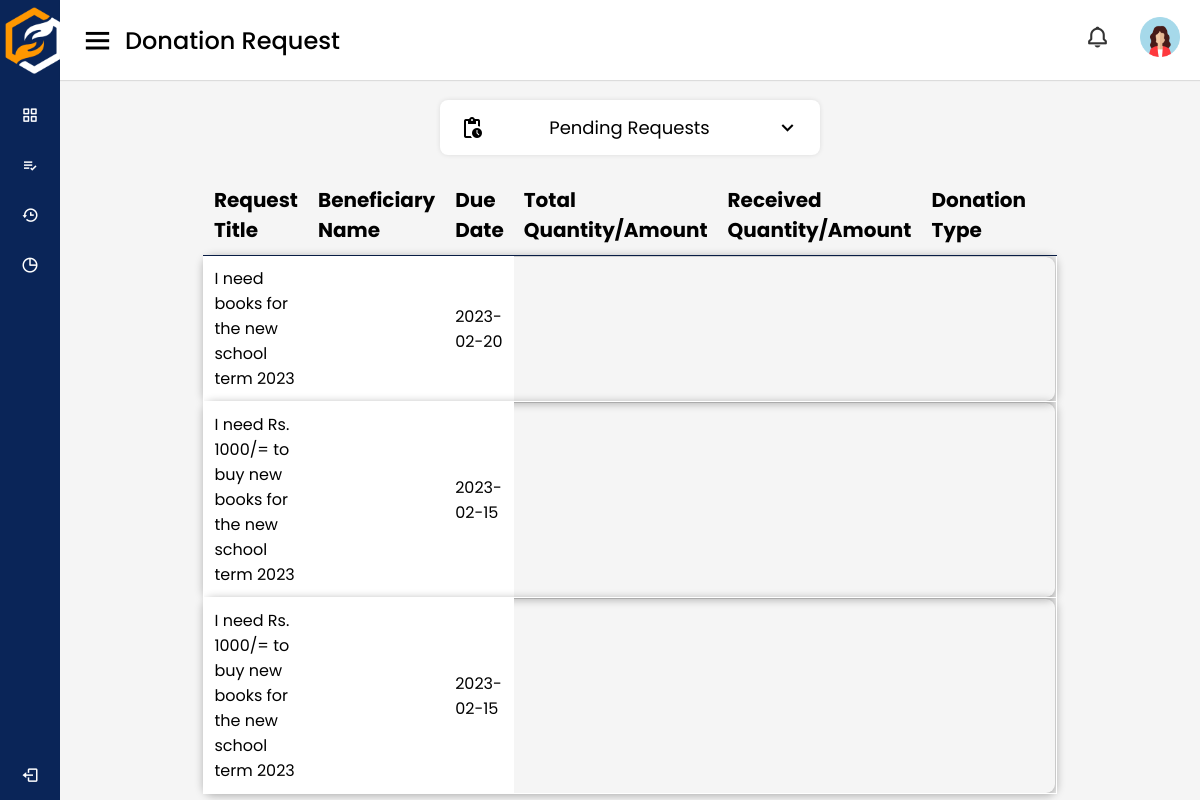
/beneficiary/donationCompleted (signed in), run on the app's committed database.
### tables this page shows
CREATE TABLE `donation_req` (
  `id` int(11) NOT NULL,
  `request_title` varchar(255) NOT NULL,
  `name` varchar(255) NOT NULL,
  `NIC` varchar(255) NOT NULL,
  `description` varchar(255) NOT NULL,
  `contact` int(10) NOT NULL,
  `zipcode` varchar(255) NOT NULL,
  `cat_id` int(11) NOT NULL,
  `status` int(11) NOT NULL,
  `published_date` date NOT NULL,
  `due_date` date NOT NULL,
  `req_type` int(11) NOT NULL,
  `user_id` int(11) NOT NULL,
  `proof_document` varchar(255) NOT NULL,
  `thumbnail` varchar(255) NOT NULL,
  `rejection_note` varchar(255) NOT NULL,
  `rejected_date` date NOT NULL,
  `completed_date` date NOT NULL
);

### app/libraries/Core.php (called while the page is built, shortened)
<?php
  class Core {
    protected $currentMethod = 'index';
    public function __construct(){
      $url = $this->getUrl();
      if(file_exists('../app/controllers/' . ucwords($url[0] ?? ''). '.php')){
        unset($url[0]);
      }
      $this->currentController = new $this->currentController;
      if(isset($url[1])){
        if(method_exists($this->currentController, $url[1])){
          $this->currentMethod = $url[1];
          unset($url[1]);
        }
      }
      $this->params = $url ? array_values($url) : [];
      call_user_func_array([$this->currentController, $this->currentMethod], $this->params);
    }
      public function getUrl(){
      if(isset($_GET['url'])){
        $url = rtrim($_GET['url'], '/');
        $url = filter_var($url, FILTER_SANITIZE_URL);
        $url = explode('/', $url);
        return $url;
      }
    }
  }

### public/index.php (called while the page is built, shortened)
<?php
    $init = new Core;

### app/libraries/Database.php (called while the page is built, shortened)
<?php
class Database
{
    private $host = DB_HOST;
    private $user = DB_USER;
    private $pass = DB_PASS;
    private $dbname = DB_NAME;
    private $dbh;
    private $stmt;
    public function __construct()
    {
        $dsn = 'mysql:host=' . $this->host . ';dbname=' . $this->dbname;
        $options = array(
            PDO::ATTR_PERSISTENT => true,
            PDO::ATTR_ERRMODE => PDO::ERRMODE_EXCEPTION
        );
        try {
            $this->dbh = new PDO($dsn, $this->user, $this->pass, $options);
        } catch (PDOException $e) {
            $this->error = $e->getMessage();
            echo $this->error;
        }
    }
    public function query($sql)
    {
        $this->stmt = $this->dbh->prepare($sql);
    }
    public function bind($param, $value, $type = null)
    {
        if (is_null($type)) {
            switch (true) {
                case is_int($value):
                    $type = PDO::PARAM_INT;
                    break;
            }
        }
        $this->stmt->bindValue($param, $value, $type);
    }
    public function resultSet()
    {
        $this->execute();
        return $this->stmt->fetchAll(PDO::FETCH_OBJ);
    }
    public function execute()
    {
        return $this->stmt->execute();
    }
}

### app/models/BeneficiaryModel.php (called while the page is built, shortened)
<?php
    class BeneficiaryModel {
        private $db;
        public function __construct()
        {
            $this->db = new Database;
        }
        public function getRequests($id){
            $this->db->query('SELECT * FROM donation_req WHERE user_id = :user_id');
            $this->db->bind(':user_id', $id);
            $results = $this->db->resultSet();
            return $results;
        }
        public function getFinancialRequest(){
            $this->db->query('SELECT * FROM financial_req');
            $results = $this->db->resultSet();
            return $results;
        }
        public function getNonFinancialRequest(){
            $this->db->query('SELECT * FROM nfinancial_req');
            $results = $this->db->resultSet();
            return $results;
        }
    }

### app/views/users/beneficiary/donation_req_completed.php (the view, shortened to what this page needs)
<!DOCTYPE html>
<html lang="en" dir="ltr">
<head>
    <link rel="stylesheet" href="<?php echo URLROOT; ?>/css/add_donation_req.css" />
    <link rel="stylesheet" href="<?php echo URLROOT; ?>/css/donation_req.css" />
    <link rel="stylesheet" href="<?php echo URLROOT; ?>/css/style_dashboard.css" />
    <link rel="stylesheet" href="<?php echo URLROOT; ?>/css/style_user.css" />
    <link href="https://unpkg.com/boxicons@2.0.7/css/boxicons.min.css" rel="stylesheet" />
</head>
<body>
<?php require APPROOT.'/views/inc/side_navbar_beneficiary.php';?>
    <section class="home-section">
        <nav>
            <div class="sidebar-button">
                <i class="bx bx-menu sidebarBtn"></i>
                <span class="dashboard">Donation Request</span>
            </div>
            <div class="profile-details">
                <div class="notification">
                    <i class="bx bx-bell bx-tada notification"></i>
                </div>
                <a href="<?php echo URLROOT; ?>/pages/profileBeneficiary"><img src="<?php echo URLROOT; ?>/img/img_profile.png" alt="" /></a>
            </div>
        </nav>
        <div class="main-container">
             <div class="select-menu">
                <div class="select-btn">
                    <span class="material-icons">
                        </span>
                    <span class="option-text">Pending Requests</a></span>
                    <i class="bx bx-chevron-down"></i>
                </div>
            </div>
        </div>
             <div>
      <table class="main-table">
          <thead>
            <th style="text-align:left;"><span>Request Title</span></th>
            <th style="text-align:left;"><span>Beneficiary Name</span></th>
            <th style="text-align:left;"><span>Due Date</span></th>
            <th style="text-align:left;"><span>Total Quantity/Amount</span></th>
            <th style="text-align:left;"><span>Received Quantity/Amount</span></th>
            <th style="text-align:left;"><span>Donation Type</span></th>
            <th style="text-align:left;"></th>
          </thead>
          <tbody>
          <?php foreach($data['requests'] as $requests ): ?>
          <?php if($requests->status==3){ ?>
                <tr class="t-row">
                    <td style="text-align:left;"><?php echo $requests->request_title; ?></td>
                    <td style="text-align:left;"><?php echo $requests->name; ?></td>
                    <td style="text-align:left;"><?php echo $requests->due_date; ?></td>
                            </tr>
            <?php } ?>
            <?php endforeach; ?>
            </tbody>
        </table>
      </div>
    </section>
</body>
</html>

### public/css/add_donation_req.css (style rules this page uses)
:root { --color-white: #fff; --color-info-dark:#7d8da1; --color-info-light:#dce1eb; --color-dark:#363949; --color-light:rgba(132, 139, 200, 0.18); --color-primary-varient:#111e88; --color-background:#f6f6f9; --card-border-radius: 2rem; --border-radius-1: 0.4rem; --border-radius-2: 0.8rem; --border-radius-3: 1.2rem; --card-padding:1.8rem; --padding-1:1.2rem; --box-shadow: 0 2rem 3rem var(--color-light); --dark-blue:#111e88; }
* { margin: 0; padding: 0; box-sizing: border-box; font-family: 'Poppins', sans-serif; }
.home-section { position: relative; background: #f5f5f5; min-height: 100vh; width: calc(100% - 240px); left: 240px; transition: all 0.5s ease; }
.home-section nav { display: flex; justify-content: space-between; height: 80px; background: #fff; display: flex; align-items: center; position: fixed; width: calc(100% - 240px); left: 240px; z-index: 100; padding: 0 20px; box-shadow: 0 1px 1px rgba(0, 0, 0, 0.1); transition: all 0.5s ease; }
.home-section nav .sidebar-button { display: flex; align-items: center; font-size: 24px; font-weight: 500; }
nav .sidebar-button i { font-size: 35px; margin-right: 10px; }
.home-section nav .profile-details { display: flex; align-items: center; padding: 0 auto; }
.profile-details i { padding: 0px 30px; }
nav .profile-details img { height: 40px; width: 40px; border-radius: 6px; object-fit: cover; }
nav .profile-details i { font-size: 25px; color: #333; }
.bx-bell { padding: 10px 10px; }
@media (max-width: 1240px) { .home-section { width: calc(100% - 60px); left: 60px; } }
@media (max-width: 1240px) { .home-section nav { width: calc(100% - 60px); left: 60px; } }

### public/css/donation_req.css (style rules this page uses)
:root { --color-white: #fff; --color-info-dark:#7d8da1; --color-info-light:#dce1eb; --color-dark:#363949; --color-light:rgba(132, 139, 200, 0.18); --color-primary-varient:#111e88; --color-background:#f6f6f9; --card-border-radius: 2rem; --border-radius-1: 0.4rem; --border-radius-2: 0.8rem; --border-radius-3: 1.2rem; --card-padding:1.8rem; --padding-1:1.2rem; --box-shadow: 0 2rem 3rem var(--color-light) }
* { margin: 0; padding: 0; box-sizing: border-box; font-family: 'Poppins', sans-serif; }
.select-menu { width: 380px; margin-top: 5px; margin: auto; margin-bottom: 20px; position: relative; }
.select-menu .select-btn { display: flex; height: 55px; background: #fff; padding: 20px; font-size: 18px; font-weight: 400; border-radius: 8px; align-items: center; cursor: pointer; justify-content: space-between; box-shadow: 0 0 5px rgba(0,0,0,0.1); }
.select-btn i { font-size: 25px; transition: 0.3s; }
.home-section { position: relative; background: #f5f5f5; min-height: 100vh; width: calc(100% - 240px); left: 240px; transition: all 0.5s ease; }
.home-section nav { display: flex; justify-content: space-between; height: 80px; background: #fff; display: flex; align-items: center; position: fixed; width: calc(100% - 240px); left: 240px; z-index: 100; padding: 0 20px; box-shadow: 0 1px 1px rgba(0, 0, 0, 0.1); transition: all 0.5s ease; }
.home-section nav .sidebar-button { display: flex; align-items: center; font-size: 24px; font-weight: 500; }
nav .sidebar-button i { font-size: 35px; margin-right: 10px; }
.home-section nav .profile-details { display: flex; align-items: center; padding: 0 auto; }
.profile-details i { padding: 0px 30px; }
nav .profile-details img { height: 40px; width: 40px; border-radius: 6px; object-fit: cover; }
nav .profile-details i { font-size: 25px; color: #333; }
.bx-bell { padding: 10px 10px; }
@media (max-width: 1240px) { .home-section { width: calc(100% - 60px); left: 60px; } }
@media (max-width: 1240px) { .home-section nav { width: calc(100% - 60px); left: 60px; } }

### data on the page
donation_req: request_title "I need books for the new school term 2023", due_date "2023-02-20"
donation_req: request_title "I need Rs. 1000/= to buy new books for the new school term 2023", due_date "2023-02-15"
donation_req: request_title "I need Rs. 1000/= to buy new books for the new school term 2023", due_date "2023-02-15"
